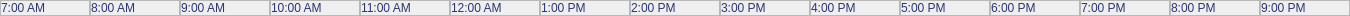
              <widget class="QWidget" name="scrollAreaWidgetContents">
               <property name="geometry">
                <rect>
                 <x>0</x>
                 <y>0</y>
                 <width>1350</width>
                 <height>16</height>
                </rect>
               </property>
               <layout class="QGridLayout" name="gridLayout_158">
                <property name="leftMargin">
                 <number>0</number>
                </property>
                <property name="topMargin">
                 <number>0</number>
                </property>
                <property name="rightMargin">
                 <number>0</number>
                </property>
                <property name="bottomMargin">
                 <number>0</number>
                </property>
                <property name="spacing">
                 <number>0</number>
                </property>
                <item row="0" column="3">
                 <widget class="QFrame" name="frame_193">
                  <property name="minimumSize">
                   <size>
                    <width>90</width>
                    <height>0</height>
                   </size>
                  </property>
                  <property name="maximumSize">
                   <size>
                    <width>90</width>
                    <height>30</height>
                   </size>
                  </property>
                  <property name="frameShape">
                   <enum>QFrame::StyledPanel</enum>
                  </property>
                  <property name="frameShadow">
                   <enum>QFrame::Raised</enum>
                  </property>
                  <layout class="QGridLayout" name="gridLayout_161">
                   <property name="leftMargin">
                    <number>0</number>
                   </property>
                   <property name="topMargin">
                    <number>0</number>
                   </property>
                   <property name="rightMargin">
                    <number>0</number>
                   </property>
                   <property name="bottomMargin">
                    <number>0</number>
                   </property>
                   <property name="horizontalSpacing">
                    <number>7</number>
                   </property>
                   <property name="verticalSpacing">
                    <number>6</number>
                   </property>
                   <item row="0" column="0">
                    <widget class="QLabel" name="label_90">
                     <property name="styleSheet">
                      <string notr="true">color: rgb(43, 53, 114);
font: 8pt &quot;Arial Rounded MT Bold&quot;;</string>
                     </property>
                     <property name="text">
                      <string>10:00 AM</string>
                     </property>
                    </widget>
                   </item>
                  </layout>
                 </widget>
                </item>
                <item row="0" column="12">
                 <widget class="QFrame" name="frame_184">
                  <property name="minimumSize">
                   <size>
                    <width>90</width>
                    <height>0</height>
                   </size>
                  </property>
                  <property name="maximumSize">
                   <size>
                    <width>90</width>
                    <height>30</height>
                   </size>
                  </property>
                  <property name="frameShape">
                   <enum>QFrame::StyledPanel</enum>
                  </property>
                  <property name="frameShadow">
                   <enum>QFrame::Raised</enum>
                  </property>
                  <layout class="QGridLayout" name="gridLayout_170">
                   <property name="leftMargin">
                    <number>0</number>
                   </property>
                   <property name="topMargin">
                    <number>0</number>
                   </property>
                   <property name="rightMargin">
                    <number>0</number>
                   </property>
                   <property name="bottomMargin">
                    <number>0</number>
                   </property>
                   <property name="horizontalSpacing">
                    <number>7</number>
                   </property>
                   <property name="verticalSpacing">
                    <number>6</number>
                   </property>
                   <item row="0" column="0">
                    <widget class="QLabel" name="label_99">
                     <property name="styleSheet">
                      <string notr="true">color: rgb(43, 53, 114);
font: 8pt &quot;Arial Rounded MT Bold&quot;;</string>
                     </property>
                     <property name="text">
                      <string>7:00 PM</string>
                     </property>
                    </widget>
                   </item>
                  </layout>
                 </widget>
                </item>
                <item row="0" column="2">
                 <widget class="QFrame" name="frame_194">
                  <property name="minimumSize">
                   <size>
                    <width>90</width>
                    <height>0</height>
                   </size>
                  </property>
                  <property name="maximumSize">
                   <size>
                    <width>90</width>
                    <height>30</height>
                   </size>
                  </property>
                  <property name="frameShape">
                   <enum>QFrame::StyledPanel</enum>
                  </property>
                  <property name="frameShadow">
                   <enum>QFrame::Raised</enum>
                  </property>
                  <layout class="QGridLayout" name="gridLayout_178">
                   <property name="leftMargin">
                    <number>0</number>
                   </property>
                   <property name="topMargin">
                    <number>0</number>
                   </property>
                   <property name="rightMargin">
                    <number>0</number>
                   </property>
                   <property name="bottomMargin">
                    <number>0</number>
                   </property>
                   <property name="horizontalSpacing">
                    <number>7</number>
                   </property>
                   <property name="verticalSpacing">
                    <number>6</number>
                   </property>
                   <item row="0" column="0">
                    <widget class="QLabel" name="label_89">
                     <property name="styleSheet">
                      <string notr="true">color: rgb(43, 53, 114);
font: 8pt &quot;Arial Rounded MT Bold&quot;;</string>
                     </property>
                     <property name="text">
                      <string>9:00 AM</string>
                     </property>
                    </widget>
                   </item>
                  </layout>
                 </widget>
                </item>
                <item row="0" column="7">
                 <widget class="QFrame" name="frame_189">
                  <property name="minimumSize">
                   <size>
                    <width>90</width>
                    <height>0</height>
                   </size>
                  </property>
                  <property name="maximumSize">
                   <size>
                    <width>90</width>
                    <height>30</height>
                   </size>
                  </property>
                  <property name="frameShape">
                   <enum>QFrame::StyledPanel</enum>
                  </property>
                  <property name="frameShadow">
                   <enum>QFrame::Raised</enum>
                  </property>
                  <layout class="QGridLayout" name="gridLayout_165">
                   <property name="leftMargin">
                    <number>0</number>
                   </property>
                   <property name="topMargin">
                    <number>0</number>
                   </property>
                   <property name="rightMargin">
                    <number>0</number>
                   </property>
                   <property name="bottomMargin">
                    <number>0</number>
                   </property>
                   <property name="horizontalSpacing">
                    <number>7</number>
                   </property>
                   <property name="verticalSpacing">
                    <number>6</number>
                   </property>
                   <item row="0" column="0">
                    <widget class="QLabel" name="label_94">
                     <property name="styleSheet">
                      <string notr="true">color: rgb(43, 53, 114);
font: 8pt &quot;Arial Rounded MT Bold&quot;;</string>
                     </property>
                     <property name="text">
                      <string>2:00 PM</string>
                     </property>
                    </widget>
                   </item>
                  </layout>
                 </widget>
                </item>
                <item row="0" column="10">
                 <widget class="QFrame" name="frame_186">
                  <property name="minimumSize">
                   <size>
                    <width>90</width>
                    <height>0</height>
                   </size>
                  </property>
                  <property name="maximumSize">
                   <size>
                    <width>90</width>
                    <height>30</height>
                   </size>
                  </property>
                  <property name="frameShape">
                   <enum>QFrame::StyledPanel</enum>
                  </property>
                  <property name="frameShadow">
                   <enum>QFrame::Raised</enum>
                  </property>
                  <layout class="QGridLayout" name="gridLayout_168">
                   <property name="leftMargin">
                    <number>0</number>
                   </property>
                   <property name="topMargin">
                    <number>0</number>
                   </property>
                   <property name="rightMargin">
                    <number>0</number>
                   </property>
                   <property name="bottomMargin">
                    <number>0</number>
                   </property>
                   <property name="horizontalSpacing">
                    <number>7</number>
                   </property>
                   <property name="verticalSpacing">
                    <number>6</number>
                   </property>
                   <item row="0" column="0">
                    <widget class="QLabel" name="label_97">
                     <property name="styleSheet">
                      <string notr="true">color: rgb(43, 53, 114);
font: 8pt &quot;Arial Rounded MT Bold&quot;;</string>
                     </property>
                     <property name="text">
                      <string>5:00 PM</string>
                     </property>
                    </widget>
                   </item>
                  </layout>
                 </widget>
                </item>
                <item row="0" column="8">
                 <widget class="QFrame" name="frame_188">
                  <property name="minimumSize">
                   <size>
                    <width>90</width>
                    <height>0</height>
                   </size>
                  </property>
                  <property name="maximumSize">
                   <size>
                    <width>90</width>
                    <height>30</height>
                   </size>
                  </property>
                  <property name="frameShape">
                   <enum>QFrame::StyledPanel</enum>
                  </property>
                  <property name="frameShadow">
                   <enum>QFrame::Raised</enum>
                  </property>
                  <layout class="QGridLayout" name="gridLayout_166">
                   <property name="leftMargin">
                    <number>0</number>
                   </property>
                   <property name="topMargin">
                    <number>0</number>
                   </property>
                   <property name="rightMargin">
                    <number>0</number>
                   </property>
                   <property name="bottomMargin">
                    <number>0</number>
                   </property>
                   <property name="horizontalSpacing">
                    <number>7</number>
                   </property>
                   <property name="verticalSpacing">
                    <number>6</number>
                   </property>
                   <item row="0" column="0">
                    <widget class="QLabel" name="label_95">
                     <property name="styleSheet">
                      <string notr="true">color: rgb(43, 53, 114);
font: 8pt &quot;Arial Rounded MT Bold&quot;;</string>
                     </property>
                     <property name="text">
                      <string>3:00 PM</string>
                     </property>
                    </widget>
                   </item>
                  </layout>
                 </widget>
                </item>
                <item row="0" column="0">
                 <widget class="QFrame" name="frame_196">
                  <property name="minimumSize">
                   <size>
                    <width>90</width>
                    <height>0</height>
                   </size>
                  </property>
                  <property name="maximumSize">
                   <size>
                    <width>90</width>
                    <height>30</height>
                   </size>
                  </property>
                  <property name="frameShape">
                   <enum>QFrame::StyledPanel</enum>
                  </property>
                  <property name="frameShadow">
                   <enum>QFrame::Raised</enum>
                  </property>
                  <layout class="QGridLayout" name="gridLayout_159">
                   <property name="leftMargin">
                    <number>0</number>
                   </property>
                   <property name="topMargin">
                    <number>0</number>
                   </property>
                   <property name="rightMargin">
                    <number>0</number>
                   </property>
                   <property name="bottomMargin">
                    <number>0</number>
                   </property>
                   <property name="horizontalSpacing">
                    <number>7</number>
                   </property>
                   <property name="verticalSpacing">
                    <number>6</number>
                   </property>
                   <item row="0" column="0">
                    <widget class="QLabel" name="label_87">
                     <property name="styleSheet">
                      <string notr="true">color: rgb(43, 53, 114);
font: 8pt &quot;Arial Rounded MT Bold&quot;;</string>
                     </property>
                     <property name="text">
                      <string>7:00 AM</string>
                     </property>
                    </widget>
                   </item>
                  </layout>
                 </widget>
                </item>
                <item row="0" column="13">
                 <widget class="QFrame" name="frame_183">
                  <property name="minimumSize">
                   <size>
                    <width>90</width>
                    <height>0</height>
                   </size>
                  </property>
                  <property name="maximumSize">
                   <size>
                    <width>90</width>
                    <height>30</height>
                   </size>
                  </property>
                  <property name="frameShape">
                   <enum>QFrame::StyledPanel</enum>
                  </property>
                  <property name="frameShadow">
                   <enum>QFrame::Raised</enum>
                  </property>
                  <layout class="QGridLayout" name="gridLayout_172">
                   <property name="leftMargin">
                    <number>0</number>
                   </property>
                   <property name="topMargin">
                    <number>0</number>
                   </property>
                   <property name="rightMargin">
                    <number>0</number>
                   </property>
                   <property name="bottomMargin">
                    <number>0</number>
                   </property>
                   <property name="horizontalSpacing">
                    <number>7</number>
                   </property>
                   <property name="verticalSpacing">
                    <number>6</number>
                   </property>
                   <item row="0" column="0">
                    <widget class="QLabel" name="label_100">
                     <property name="styleSheet">
                      <string notr="true">color: rgb(43, 53, 114);
font: 8pt &quot;Arial Rounded MT Bold&quot;;</string>
                     </property>
                     <property name="text">
                      <string>8:00 PM</string>
                     </property>
                    </widget>
                   </item>
                  </layout>
                 </widget>
                </item>
                <item row="0" column="1">
                 <widget class="QFrame" name="frame_195">
                  <property name="minimumSize">
                   <size>
                    <width>90</width>
                    <height>0</height>
                   </size>
                  </property>
                  <property name="maximumSize">
                   <size>
                    <width>90</width>
                    <height>30</height>
                   </size>
                  </property>
                  <property name="frameShape">
                   <enum>QFrame::StyledPanel</enum>
                  </property>
                  <property name="frameShadow">
                   <enum>QFrame::Raised</enum>
                  </property>
                  <layout class="QGridLayout" name="gridLayout_160">
                   <property name="leftMargin">
                    <number>0</number>
                   </property>
                   <property name="topMargin">
                    <number>0</number>
                   </property>
                   <property name="rightMargin">
                    <number>0</number>
                   </property>
                   <property name="bottomMargin">
                    <number>0</number>
                   </property>
                   <property name="horizontalSpacing">
                    <number>7</number>
                   </property>
                   <property name="verticalSpacing">
                    <number>6</number>
                   </property>
                   <item row="0" column="0">
                    <widget class="QLabel" name="label_88">
                     <property name="styleSheet">
                      <string notr="true">color: rgb(43, 53, 114);
font: 8pt &quot;Arial Rounded MT Bold&quot;;</string>
                     </property>
                     <property name="text">
                      <string>8:00 AM</string>
                     </property>
                    </widget>
                   </item>
                  </layout>
                 </widget>
                </item>
                <item row="0" column="11">
                 <widget class="QFrame" name="frame_185">
                  <property name="minimumSize">
                   <size>
                    <width>90</width>
                    <height>0</height>
                   </size>
                  </property>
                  <property name="maximumSize">
                   <size>
                    <width>90</width>
                    <height>30</height>
                   </size>
                  </property>
                  <property name="frameShape">
                   <enum>QFrame::StyledPanel</enum>
                  </property>
                  <property name="frameShadow">
                   <enum>QFrame::Raised</enum>
                  </property>
                  <layout class="QGridLayout" name="gridLayout_169">
                   <property name="leftMargin">
                    <number>0</number>
                   </property>
                   <property name="topMargin">
                    <number>0</number>
                   </property>
                   <property name="rightMargin">
                    <number>0</number>
                   </property>
                   <property name="bottomMargin">
                    <number>0</number>
                   </property>
                   <property name="horizontalSpacing">
                    <number>7</number>
                   </property>
                   <property name="verticalSpacing">
                    <number>6</number>
                   </property>
                   <item row="0" column="0">
                    <widget class="QLabel" name="label_98">
                     <property name="styleSheet">
                      <string notr="true">color: rgb(43, 53, 114);
font: 8pt &quot;Arial Rounded MT Bold&quot;;</string>
                     </property>
                     <property name="text">
                      <string>6:00 PM</string>
                     </property>
                    </widget>
                   </item>
                  </layout>
                 </widget>
                </item>
                <item row="0" column="9">
                 <widget class="QFrame" name="frame_187">
                  <property name="minimumSize">
                   <size>
                    <width>90</width>
                    <height>0</height>
                   </size>
                  </property>
                  <property name="maximumSize">
                   <size>
                    <width>90</width>
                    <height>30</height>
                   </size>
                  </property>
                  <property name="frameShape">
                   <enum>QFrame::StyledPanel</enum>
                  </property>
                  <property name="frameShadow">
                   <enum>QFrame::Raised</enum>
                  </property>
                  <layout class="QGridLayout" name="gridLayout_167">
                   <property name="leftMargin">
                    <number>0</number>
                   </property>
                   <property name="topMargin">
                    <number>0</number>
                   </property>
                   <property name="rightMargin">
                    <number>0</number>
                   </property>
                   <property name="bottomMargin">
                    <number>0</number>
                   </property>
                   <property name="horizontalSpacing">
                    <number>7</number>
                   </property>
                   <property name="verticalSpacing">
                    <number>6</number>
                   </property>
                   <item row="0" column="0">
                    <widget class="QLabel" name="label_96">
                     <property name="styleSheet">
                      <string notr="true">color: rgb(43, 53, 114);
font: 8pt &quot;Arial Rounded MT Bold&quot;;</string>
                     </property>
                     <property name="text">
                      <string>4:00 PM</string>
                     </property>
                    </widget>
                   </item>
                  </layout>
                 </widget>
                </item>
                <item row="0" column="5">
                 <widget class="QFrame" name="frame_191">
                  <property name="minimumSize">
                   <size>
                    <width>90</width>
                    <height>0</height>
                   </size>
                  </property>
                  <property name="maximumSize">
                   <size>
                    <width>90</width>
                    <height>30</height>
                   </size>
                  </property>
                  <property name="frameShape">
                   <enum>QFrame::StyledPanel</enum>
                  </property>
                  <property name="frameShadow">
                   <enum>QFrame::Raised</enum>
                  </property>
                  <layout class="QGridLayout" name="gridLayout_163">
                   <property name="leftMargin">
                    <number>0</number>
                   </property>
                   <property name="topMargin">
                    <number>0</number>
                   </property>
                   <property name="rightMargin">
                    <number>0</number>
                   </property>
                   <property name="bottomMargin">
                    <number>0</number>
                   </property>
                   <property name="horizontalSpacing">
                    <number>7</number>
                   </property>
                   <property name="verticalSpacing">
                    <number>6</number>
                   </property>
                   <item row="0" column="0">
                    <widget class="QLabel" name="label_92">
                     <property name="styleSheet">
                      <string notr="true">color: rgb(43, 53, 114);
font: 8pt &quot;Arial Rounded MT Bold&quot;;</string>
                     </property>
                     <property name="text">
                      <string>12:00 AM</string>
                     </property>
                    </widget>
                   </item>
                  </layout>
                 </widget>
                </item>
                <item row="0" column="6">
                 <widget class="QFrame" name="frame_190">
                  <property name="minimumSize">
                   <size>
                    <width>90</width>
                    <height>0</height>
                   </size>
                  </property>
                  <property name="maximumSize">
                   <size>
                    <width>90</width>
                    <height>30</height>
                   </size>
                  </property>
                  <property name="frameShape">
                   <enum>QFrame::StyledPanel</enum>
                  </property>
                  <property name="frameShadow">
                   <enum>QFrame::Raised</enum>
                  </property>
                  <layout class="QGridLayout" name="gridLayout_164">
                   <property name="leftMargin">
                    <number>0</number>
                   </property>
                   <property name="topMargin">
                    <number>0</number>
                   </property>
                   <property name="rightMargin">
                    <number>0</number>
                   </property>
                   <property name="bottomMargin">
                    <number>0</number>
                   </property>
                   <property name="horizontalSpacing">
                    <number>7</number>
                   </property>
                   <property name="verticalSpacing">
                    <number>6</number>
                   </property>
                   <item row="0" column="0">
                    <widget class="QLabel" name="label_93">
                     <property name="styleSheet">
                      <string notr="true">color: rgb(43, 53, 114);
font: 8pt &quot;Arial Rounded MT Bold&quot;;</string>
                     </property>
                     <property name="text">
                      <string>1:00 PM</string>
                     </property>
                    </widget>
                   </item>
                  </layout>
                 </widget>
                </item>
                <item row="0" column="4">
                 <widget class="QFrame" name="frame_192">
                  <property name="minimumSize">
                   <size>
                    <width>90</width>
                    <height>0</height>
                   </size>
                  </property>
                  <property name="maximumSize">
                   <size>
                    <width>90</width>
                    <height>30</height>
                   </size>
                  </property>
                  <property name="frameShape">
                   <enum>QFrame::StyledPanel</enum>
                  </property>
                  <property name="frameShadow">
                   <enum>QFrame::Raised</enum>
                  </property>
                  <layout class="QGridLayout" name="gridLayout_162">
                   <property name="leftMargin">
                    <number>0</number>
                   </property>
                   <property name="topMargin">
                    <number>0</number>
                   </property>
                   <property name="rightMargin">
                    <number>0</number>
                   </property>
                   <property name="bottomMargin">
                    <number>0</number>
                   </property>
                   <property name="horizontalSpacing">
                    <number>7</number>
                   </property>
                   <property name="verticalSpacing">
                    <number>6</number>
                   </property>
                   <item row="0" column="0">
                    <widget class="QLabel" name="label_91">
                     <property name="styleSheet">
                      <string notr="true">color: rgb(43, 53, 114);
font: 8pt &quot;Arial Rounded MT Bold&quot;;</string>
                     </property>
                     <property name="text">
                      <string>11:00 AM</string>
                     </property>
                    </widget>
                   </item>
                  </layout>
                 </widget>
                </item>
                <item row="0" column="14">
                 <widget class="QFrame" name="frame_174">
                  <property name="minimumSize">
                   <size>
                    <width>90</width>
                    <height>0</height>
                   </size>
                  </property>
                  <property name="maximumSize">
                   <size>
                    <width>90</width>
                    <height>30</height>
                   </size>
                  </property>
                  <property name="frameShape">
                   <enum>QFrame::StyledPanel</enum>
                  </property>
                  <property name="frameShadow">
                   <enum>QFrame::Raised</enum>
                  </property>
                  <layout class="QGridLayout" name="gridLayout_171">
                   <property name="leftMargin">
                    <number>0</number>
                   </property>
                   <property name="topMargin">
                    <number>0</number>
                   </property>
                   <property name="rightMargin">
                    <number>0</number>
                   </property>
                   <property name="bottomMargin">
                    <number>0</number>
                   </property>
                   <property name="spacing">
                    <number>0</number>
                   </property>
                   <item row="0" column="0">
                    <widget class="QLabel" name="label_69">
                     <property name="styleSheet">
                      <string notr="true">color: rgb(43, 53, 114);
font: 8pt &quot;Arial Rounded MT Bold&quot;;</string>
                     </property>
                     <property name="text">
                      <string>9:00 PM</string>
                     </property>
                    </widget>
                   </item>
                  </layout>
                 </widget>
                </item>
               </layout>
              </widget>
